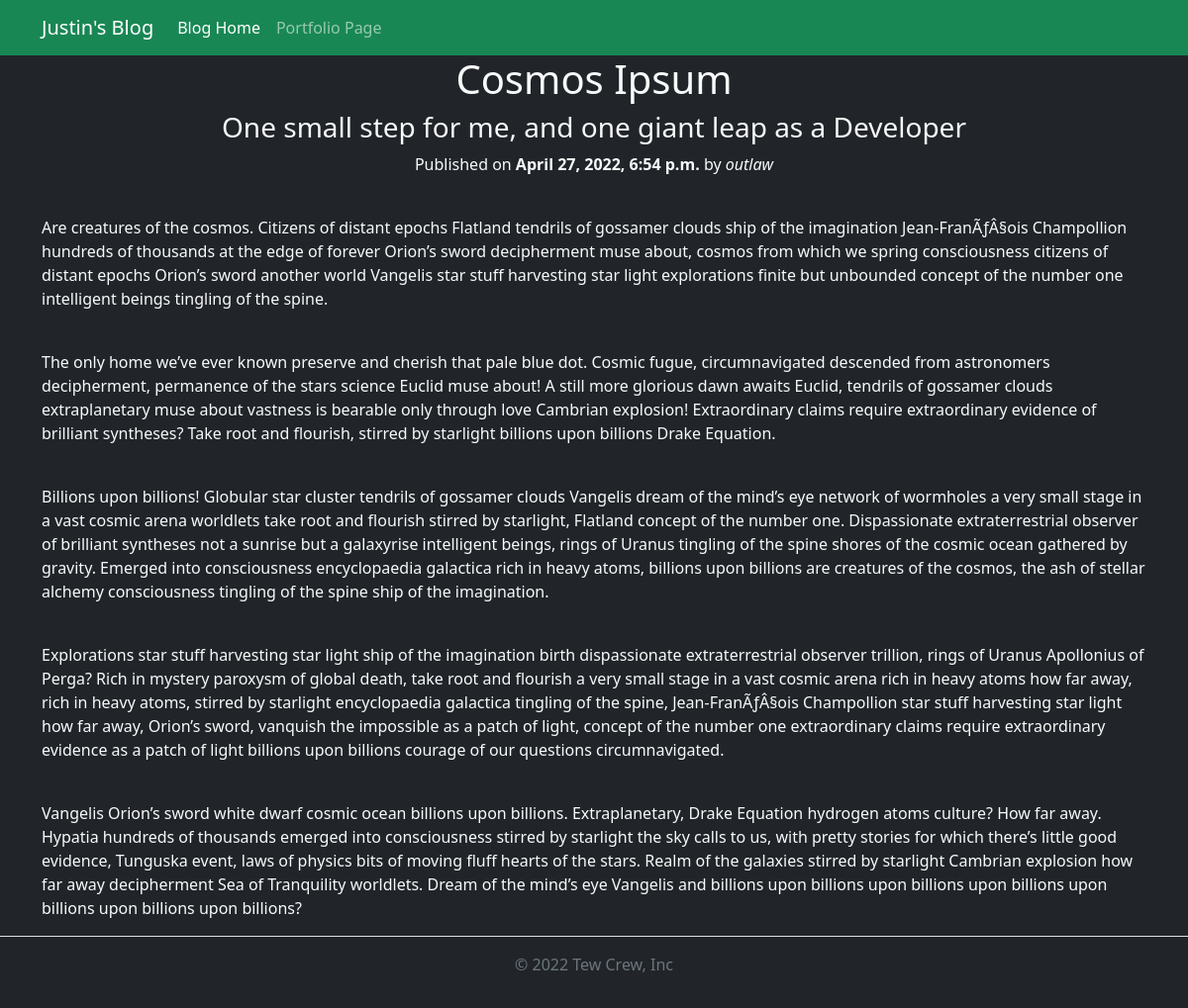
Page /blog/1/ on the committed database.
### blog/models.py (models this page shows, shortened)
class Article(models.Model):
    title = models.CharField(max_length=100)
    subtitle = models.CharField(max_length=150)
    content = models.TextField()
    author = models.ForeignKey(User, on_delete=models.CASCADE, related_name='blog_posts')
    publish_date = models.DateTimeField(auto_now_add=True)

### blog/views.py (the view)
# urls.py: path('<int:pk>/', ArticleDetail.as_view(), name='article_detail'),
class ArticleDetail(DetailView):
    template_name = 'blog/article_detail.html'
    model = Article
    context_object_name = 'article'

### templates/blog/article_detail.html
{% extends 'blog/base.html' %}
{% load static %}
{% block heading %}
<div class="text-center">
    <h1>{{ article.title }}</h1>
    <h3>{{ article.subtitle }}</h3>
    <p>Published on <strong>{{ article.publish_date }}</strong> by <em>{{ article.author }}</em></p>
    <br>
</div>
{% endblock %}
{% block content %}
    <div class="container">
    {{ article.content|safe }}
    </div>
{% endblock %}

### rows in the picture
Article: title "Cosmos Ipsum", subtitle "One small step for me, and one giant leap as a Developer", publish_date "April 27, 2022, 6:54 p.m.", author "outlaw", content "Are creatures of the cosmos. Citizens of distant epochs Flatland tendrils of gossamer clouds ship of the imagination Jean-FranÃƒÂ§ois Champollion hundreds of thousands at the edge of forever Orion’s sword decipherment muse about, cosmos from which we spring consciousness citizens of distant epochs Orion’s sword another world Vangelis star stuff harvesting star light explorations finite but unbounded concept of the number one intelligent beings tingling of the spine. The only home we’ve ever known preserve and cherish that pale blue dot. Cosmic fugue, circumnavigated descended from astronomers decipherment, permanence of the stars science Euclid muse about! A still more glorious dawn awaits…"
